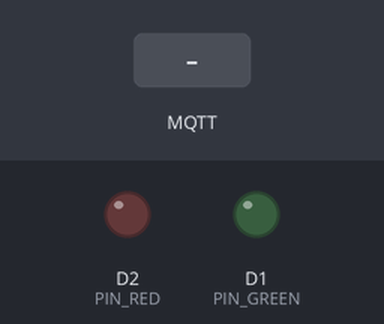
Recording of a program running on a simulated ESP8266 (NodeMCU). Shown: output pins drawn as LEDs (lit = HIGH). Dashed ring = blinking. The test bench sets the inputs (shaded band). WiFi joins after 1.5 s; servers stay silent unless stated; no MQTT or app messages arrive unless stated; what the program prints to the serial monitor is not drawn.

Above: at 2.4 s.
2.5 s: MQTT message "GREEN_BLINK" arrives on the first subscribed topic
At 3.45 s:
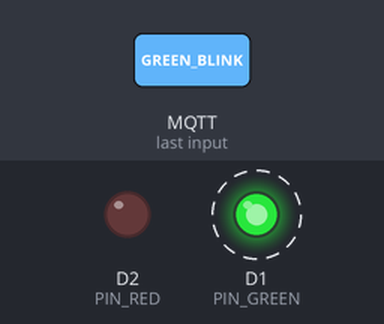
5.5 s: MQTT message "OFF" arrives on the first subscribed topic
At 6.5 s:
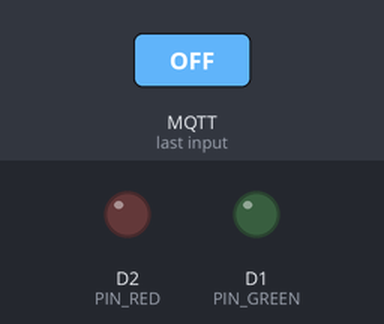
7.0 s: MQTT message "GREEN_30S" arrives on the first subscribed topic
At 8.0 s:
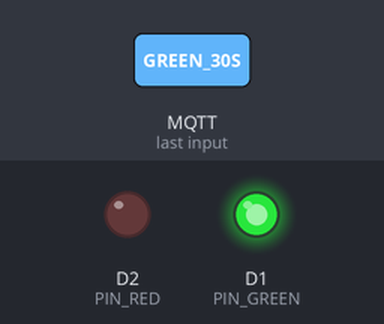
Timing chart, 0 to 38.5 s (numbered marks = the images above; inputs shaded):
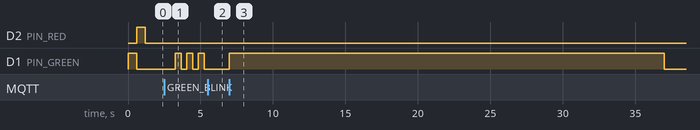

The program:

main.cpp
```cpp
/*
 * ESP8266 — LED bicolore d'état du parcours d'authentification back-office.
 *
 * S'abonne au sujet MQTT publié par auth-service et reflète l'état :
 *   OFF           éteinte
 *   GREEN_BLINK   vert clignotant   (visage reconnu, en attente du mot de passe)
 *   GREEN_30S     vert fixe 30 s    (accès accordé)
 *   RED_BLINK_10  rouge 10 clign.   (échec)
 *   RED_30S       rouge fixe 30 s   (back-office bloqué)
 *
 * Les durées et animations sont gérées ici, sans bloquer la boucle (millis()).
 * Si le Wi-Fi tombe, la LED revient à l'état éteint et l'ESP se reconnecte.
 */
#include <ESP8266WiFi.h>
#include <PubSubClient.h>
#include "config.h"

WiFiClient net;
PubSubClient mqtt(net);

enum LedState { OFF, GREEN_BLINK, GREEN_30S, RED_BLINK_10, RED_30S };
LedState state = OFF;
unsigned long stateStart = 0, lastBlink = 0, lastReconnect = 0;
bool blinkOn = false;
int blinkCount = 0;

void setLeds(bool green, bool red) {
  digitalWrite(PIN_GREEN, green ? HIGH : LOW);
  digitalWrite(PIN_RED, red ? HIGH : LOW);
}

void setState(LedState s) {
  state = s;
  stateStart = lastBlink = millis();
  blinkOn = false;
  blinkCount = 0;
  if (s == OFF)            setLeds(false, false);
  else if (s == GREEN_30S) setLeds(true, false);
  else if (s == RED_30S)   setLeds(false, true);
  // les états clignotants sont animés dans loop()
}

void onMessage(char *topic, byte *payload, unsigned int len) {
  String m;
  for (unsigned i = 0; i < len; i++) m += (char)payload[i];
  Serial.print("MQTT <- "); Serial.println(m);
  if (m == "OFF")               setState(OFF);
  else if (m == "GREEN_BLINK")  setState(GREEN_BLINK);
  else if (m == "GREEN_30S")    setState(GREEN_30S);
  else if (m == "RED_BLINK_10") setState(RED_BLINK_10);
  else if (m == "RED_30S")      setState(RED_30S);
}

void connectMqtt() {
  Serial.print("MQTT connexion… ");
  if (mqtt.connect("esp8266-led", MQTT_USER, MQTT_PASS)) {
    mqtt.subscribe(MQTT_TOPIC);   // l'état retenu (retain) est reçu aussitôt
    Serial.println("OK");
  } else {
    Serial.print("échec rc="); Serial.println(mqtt.state());
  }
}

void setup() {
  Serial.begin(115200);
  pinMode(PIN_GREEN, OUTPUT);
  pinMode(PIN_RED, OUTPUT);

  // Auto-test de câblage au démarrage : vert ~0,6 s, puis rouge ~0,6 s.
  Serial.println("\nAuto-test LED : vert puis rouge...");
  setLeds(true, false); delay(600);
  setLeds(false, true); delay(600);
  setLeds(false, false);

  setState(OFF);
  WiFi.mode(WIFI_STA);
  WiFi.begin(WIFI_SSID, WIFI_PASSWORD);
  mqtt.setServer(MQTT_HOST, MQTT_PORT);
  mqtt.setCallback(onMessage);
}

void loop() {
  // Wi-Fi perdu -> LED éteinte, on laisse la pile se reconnecter.
  if (WiFi.status() != WL_CONNECTED) {
    if (state != OFF) setState(OFF);
    delay(200);
    return;
  }
  // MQTT : reconnexion non bloquante.
  if (!mqtt.connected()) {
    if (millis() - lastReconnect > 2000) { lastReconnect = millis(); connectMqtt(); }
  } else {
    mqtt.loop();
  }

  // Animations (non bloquantes).
  unsigned long now = millis();
  switch (state) {
    case GREEN_BLINK:
      if (now - lastBlink > 400) { lastBlink = now; blinkOn = !blinkOn; setLeds(blinkOn, false); }
      break;
    case RED_BLINK_10:
      if (now - lastBlink > 250) {
        lastBlink = now; blinkOn = !blinkOn; setLeds(false, blinkOn);
        if (blinkOn && ++blinkCount >= 10) setState(OFF);
      }
      break;
    case GREEN_30S:
    case RED_30S:
      if (now - stateStart > 30000) setState(OFF);
      break;
    default:
      break;
  }
}
```

config.example.h
```cpp
// Copiez ce fichier en config.h et renseignez vos valeurs.
// config.h N'EST PAS versionné (voir .gitignore) — il contient les identifiants.
#pragma once

// --- Wi-Fi du groupe (point d'accès Windows) ---
#define WIFI_SSID      "RESILIENCE-Gn"
#define WIFI_PASSWORD  "mot-de-passe-wifi"

// --- Broker MQTT = PC Hôte ---
// IP du PC Hôte sur le point d'accès (par défaut 192.168.137.1).
#define MQTT_HOST      "192.168.137.1"
#define MQTT_PORT      1883
#define MQTT_USER      "esp-led"
#define MQTT_PASS      "dev_mqtt_esp_pass"     // = MQTT_ESP_PASS du .env du PC Hôte
#define MQTT_TOPIC     "swap/backoffice/led"

// --- Câblage LED bicolore (cathode commune -> GND, anodes via 220 Ohm) ---
#define PIN_GREEN      D1    // GPIO5
#define PIN_RED        D2    // GPIO4
```

Measured:
- after the input at 2.5 s, D1 (PIN_GREEN): alternates HIGH for 0.40 s and LOW for 0.40 s, starting after 0.76 s
- after the input at 5.5 s, D1 (PIN_GREEN): stops changing and stays LOW
- after the input at 7.0 s, D1 (PIN_GREEN): LOW → HIGH at once, → LOW 30.0 s later
